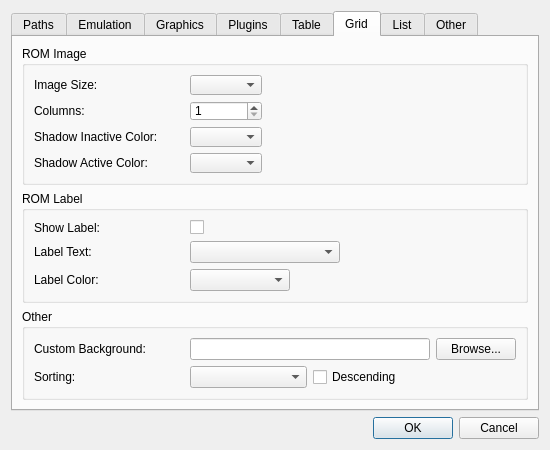
<?xml version="1.0" encoding="UTF-8"?>
<ui version="4.0">
 <class>SettingsDialog</class>
 <widget class="QDialog" name="SettingsDialog">
  <property name="geometry">
   <rect>
    <x>0</x>
    <y>0</y>
    <width>550</width>
    <height>450</height>
   </rect>
  </property>
  <property name="minimumSize">
   <size>
    <width>550</width>
    <height>450</height>
   </size>
  </property>
  <property name="windowTitle">
   <string>Settings</string>
  </property>
  <layout class="QGridLayout" name="gridLayout_3">
   <item row="3" column="0">
    <widget class="QDialogButtonBox" name="buttonBox">
     <property name="orientation">
      <enum>Qt::Horizontal</enum>
     </property>
     <property name="standardButtons">
      <set>QDialogButtonBox::Cancel|QDialogButtonBox::Ok</set>
     </property>
    </widget>
   </item>
   <item row="1" column="0">
    <widget class="QTabWidget" name="tabWidget">
     <property name="tabShape">
      <enum>QTabWidget::Rounded</enum>
     </property>
     <property name="currentIndex">
      <number>5</number>
     </property>
     <widget class="QWidget" name="pathsWidget">
      <attribute name="title">
       <string>Paths</string>
      </attribute>
      <layout class="QGridLayout" name="gridLayout">
       <item row="0" column="0">
        <layout class="QGridLayout" name="pathsLayout">
         <item row="0" column="1">
          <widget class="QLineEdit" name="mupen64Path"/>
         </item>
         <item row="0" column="2">
          <widget class="QPushButton" name="mupen64Button">
           <property name="text">
            <string>Browse...</string>
           </property>
          </widget>
         </item>
         <item row="3" column="2">
          <widget class="QPushButton" name="dataButton">
           <property name="text">
            <string>Browse...</string>
           </property>
          </widget>
         </item>
         <item row="1" column="1">
          <widget class="QLineEdit" name="romPath"/>
         </item>
         <item row="1" column="2">
          <widget class="QPushButton" name="romButton">
           <property name="text">
            <string>Browse...</string>
           </property>
          </widget>
         </item>
         <item row="3" column="0">
          <widget class="QLabel" name="dataPathLabel">
           <property name="text">
            <string>Data directory:</string>
           </property>
          </widget>
         </item>
         <item row="3" column="1">
          <widget class="QLineEdit" name="dataPath"/>
         </item>
         <item row="2" column="0">
          <widget class="QLabel" name="pluginPathLabel">
           <property name="text">
            <string>Plugins directory:</string>
           </property>
          </widget>
         </item>
         <item row="2" column="2">
          <widget class="QPushButton" name="pluginButton">
           <property name="text">
            <string>Browse...</string>
           </property>
          </widget>
         </item>
         <item row="0" column="0">
          <widget class="QLabel" name="mupen64PathLabel">
           <property name="text">
            <string>Mupen64Plus executable: </string>
           </property>
          </widget>
         </item>
         <item row="1" column="0">
          <widget class="QLabel" name="romPathLabel">
           <property name="text">
            <string>ROM directory</string>
           </property>
          </widget>
         </item>
         <item row="2" column="1">
          <widget class="QLineEdit" name="pluginPath"/>
         </item>
         <item row="4" column="2">
          <widget class="QPushButton" name="configButton">
           <property name="text">
            <string>Browse...</string>
           </property>
          </widget>
         </item>
         <item row="4" column="1">
          <widget class="QLineEdit" name="configPath"/>
         </item>
         <item row="4" column="0">
          <widget class="QLabel" name="configPathLabel">
           <property name="text">
            <string>Config directory:</string>
           </property>
          </widget>
         </item>
        </layout>
       </item>
       <item row="1" column="0">
        <spacer name="pathsSpacer">
         <property name="orientation">
          <enum>Qt::Vertical</enum>
         </property>
         <property name="sizeHint" stdset="0">
          <size>
           <width>20</width>
           <height>40</height>
          </size>
         </property>
        </spacer>
       </item>
      </layout>
     </widget>
     <widget class="QWidget" name="emulationWidget">
      <attribute name="title">
       <string>Emulation</string>
      </attribute>
      <layout class="QGridLayout" name="gridLayout_6">
       <item row="0" column="0">
        <layout class="QGridLayout" name="emulationLayout">
         <property name="topMargin">
          <number>10</number>
         </property>
         <item row="1" column="0">
          <widget class="QRadioButton" name="cachedButton">
           <property name="text">
            <string>Cached Interpreter</string>
           </property>
          </widget>
         </item>
         <item row="0" column="0">
          <widget class="QRadioButton" name="pureButton">
           <property name="text">
            <string>Pure Interpreter</string>
           </property>
          </widget>
         </item>
         <item row="2" column="0">
          <widget class="QRadioButton" name="dynamicButton">
           <property name="text">
            <string>Dynamic Recompiler</string>
           </property>
          </widget>
         </item>
        </layout>
       </item>
       <item row="1" column="0">
        <spacer name="verticalSpacer">
         <property name="orientation">
          <enum>Qt::Vertical</enum>
         </property>
         <property name="sizeHint" stdset="0">
          <size>
           <width>20</width>
           <height>40</height>
          </size>
         </property>
        </spacer>
       </item>
       <item row="0" column="1">
        <spacer name="horizontalSpacer">
         <property name="orientation">
          <enum>Qt::Horizontal</enum>
         </property>
         <property name="sizeHint" stdset="0">
          <size>
           <width>40</width>
           <height>20</height>
          </size>
         </property>
        </spacer>
       </item>
      </layout>
     </widget>
     <widget class="QWidget" name="graphicsWidget">
      <attribute name="title">
       <string>Graphics</string>
      </attribute>
      <layout class="QGridLayout" name="gridLayout_10">
       <item row="0" column="0">
        <layout class="QGridLayout" name="graphicsLayout" columnminimumwidth="150,0">
         <property name="topMargin">
          <number>0</number>
         </property>
         <item row="0" column="0">
          <widget class="QLabel" name="osdLabel">
           <property name="text">
            <string>On Screen Display:</string>
           </property>
          </widget>
         </item>
         <item row="1" column="0">
          <widget class="QLabel" name="fullscreenLabel">
           <property name="text">
            <string>Fullscreen:</string>
           </property>
          </widget>
         </item>
         <item row="2" column="0">
          <widget class="QLabel" name="resolutionLabel">
           <property name="text">
            <string>Resolution:</string>
           </property>
          </widget>
         </item>
         <item row="0" column="1">
          <widget class="QCheckBox" name="osdOption">
           <property name="text">
            <string/>
           </property>
          </widget>
         </item>
         <item row="1" column="1">
          <widget class="QCheckBox" name="fullscreenOption">
           <property name="text">
            <string/>
           </property>
          </widget>
         </item>
         <item row="2" column="1">
          <widget class="QComboBox" name="resolutionBox">
           <property name="maximumSize">
            <size>
             <width>100</width>
             <height>16777215</height>
            </size>
           </property>
          </widget>
         </item>
        </layout>
       </item>
       <item row="1" column="0">
        <spacer name="graphicsVSpacer">
         <property name="orientation">
          <enum>Qt::Vertical</enum>
         </property>
         <property name="sizeHint" stdset="0">
          <size>
           <width>20</width>
           <height>40</height>
          </size>
         </property>
        </spacer>
       </item>
       <item row="0" column="1">
        <spacer name="graphicsHSpacer">
         <property name="orientation">
          <enum>Qt::Horizontal</enum>
         </property>
         <property name="sizeHint" stdset="0">
          <size>
           <width>40</width>
           <height>20</height>
          </size>
         </property>
        </spacer>
       </item>
      </layout>
     </widget>
     <widget class="QWidget" name="pluginsWidget">
      <attribute name="title">
       <string>Plugins</string>
      </attribute>
      <layout class="QGridLayout" name="gridLayout_12">
       <item row="0" column="0">
        <layout class="QGridLayout" name="pluginsLayout" columnstretch="0,1" columnminimumwidth="100,0">
         <item row="0" column="0">
          <widget class="QLabel" name="videoLabel">
           <property name="text">
            <string>Video Plugin:</string>
           </property>
          </widget>
         </item>
         <item row="1" column="0">
          <widget class="QLabel" name="audioLabel">
           <property name="text">
            <string>Audio Plugin:</string>
           </property>
          </widget>
         </item>
         <item row="2" column="0">
          <widget class="QLabel" name="inputLabel">
           <property name="text">
            <string>Input Plugin:</string>
           </property>
          </widget>
         </item>
         <item row="3" column="0">
          <widget class="QLabel" name="rspLabel">
           <property name="text">
            <string>RSP Plugin:</string>
           </property>
          </widget>
         </item>
         <item row="0" column="1">
          <widget class="QComboBox" name="videoBox"/>
         </item>
         <item row="1" column="1">
          <widget class="QComboBox" name="audioBox"/>
         </item>
         <item row="2" column="1">
          <widget class="QComboBox" name="inputBox"/>
         </item>
         <item row="3" column="1">
          <widget class="QComboBox" name="rspBox"/>
         </item>
        </layout>
       </item>
       <item row="1" column="0">
        <spacer name="pluginsVSpacer">
         <property name="orientation">
          <enum>Qt::Vertical</enum>
         </property>
         <property name="sizeHint" stdset="0">
          <size>
           <width>20</width>
           <height>40</height>
          </size>
         </property>
        </spacer>
       </item>
      </layout>
     </widget>
     <widget class="QWidget" name="tableWidget">
      <attribute name="title">
       <string>Table</string>
      </attribute>
      <layout class="QGridLayout" name="gridLayout_8">
       <item row="0" column="1">
        <layout class="QGridLayout" name="tableViewLayout">
         <property name="leftMargin">
          <number>20</number>
         </property>
         <property name="topMargin">
          <number>0</number>
         </property>
         <item row="2" column="0">
          <widget class="QLabel" name="tableSizeLabel">
           <property name="text">
            <string>Image:</string>
           </property>
          </widget>
         </item>
         <item row="2" column="1">
          <widget class="QComboBox" name="tableSizeBox"/>
         </item>
         <item row="1" column="3">
          <widget class="QListWidget" name="tableCurrentList">
           <property name="minimumSize">
            <size>
             <width>160</width>
             <height>250</height>
            </size>
           </property>
           <property name="maximumSize">
            <size>
             <width>160</width>
             <height>300</height>
            </size>
           </property>
          </widget>
         </item>
         <item row="1" column="4">
          <widget class="QWidget" name="tableSortWidget" native="true">
           <property name="maximumSize">
            <size>
             <width>16777215</width>
             <height>80</height>
            </size>
           </property>
           <layout class="QGridLayout" name="gridLayout_5">
            <item row="0" column="0">
             <layout class="QVBoxLayout" name="tableSortLayout" stretch="0,0">
              <item>
               <widget class="QToolButton" name="tableSortDownButton">
                <property name="text">
                 <string>...</string>
                </property>
                <property name="arrowType">
                 <enum>Qt::UpArrow</enum>
                </property>
               </widget>
              </item>
              <item>
               <widget class="QToolButton" name="tableSortUpButton">
                <property name="text">
                 <string>...</string>
                </property>
                <property name="arrowType">
                 <enum>Qt::DownArrow</enum>
                </property>
               </widget>
              </item>
             </layout>
            </item>
           </layout>
          </widget>
         </item>
         <item row="1" column="0" colspan="2">
          <widget class="QListWidget" name="tableAvailableList">
           <property name="minimumSize">
            <size>
             <width>160</width>
             <height>250</height>
            </size>
           </property>
           <property name="maximumSize">
            <size>
             <width>160</width>
             <height>300</height>
            </size>
           </property>
          </widget>
         </item>
         <item row="1" column="2">
          <widget class="QWidget" name="tableToggleWidget" native="true">
           <property name="maximumSize">
            <size>
             <width>16777215</width>
             <height>80</height>
            </size>
           </property>
           <layout class="QGridLayout" name="gridLayout_7">
            <item row="0" column="0">
             <layout class="QVBoxLayout" name="tableToggleLayout">
              <item>
               <widget class="QToolButton" name="tableAddButton">
                <property name="text">
                 <string>...</string>
                </property>
                <property name="arrowType">
                 <enum>Qt::RightArrow</enum>
                </property>
               </widget>
              </item>
              <item>
               <widget class="QToolButton" name="tableRemoveButton">
                <property name="text">
                 <string>...</string>
                </property>
                <property name="arrowType">
                 <enum>Qt::LeftArrow</enum>
                </property>
               </widget>
              </item>
             </layout>
            </item>
           </layout>
          </widget>
         </item>
         <item row="0" column="3">
          <widget class="QLabel" name="tableCurrentLabel">
           <property name="text">
            <string>Current Columns:</string>
           </property>
          </widget>
         </item>
         <item row="2" column="3">
          <widget class="QCheckBox" name="tableStretchOption">
           <property name="text">
            <string>Stretch First Column</string>
           </property>
          </widget>
         </item>
         <item row="0" column="0" colspan="2">
          <widget class="QLabel" name="tableAvailableLabel">
           <property name="text">
            <string>Available Columns:</string>
           </property>
          </widget>
         </item>
        </layout>
       </item>
       <item row="0" column="0">
        <spacer name="tableHSpacer1">
         <property name="orientation">
          <enum>Qt::Horizontal</enum>
         </property>
         <property name="sizeHint" stdset="0">
          <size>
           <width>40</width>
           <height>20</height>
          </size>
         </property>
        </spacer>
       </item>
       <item row="0" column="2">
        <spacer name="tableHSpacer2">
         <property name="orientation">
          <enum>Qt::Horizontal</enum>
         </property>
         <property name="sizeHint" stdset="0">
          <size>
           <width>40</width>
           <height>20</height>
          </size>
         </property>
        </spacer>
       </item>
       <item row="1" column="1">
        <spacer name="tableVSpacer">
         <property name="orientation">
          <enum>Qt::Vertical</enum>
         </property>
         <property name="sizeHint" stdset="0">
          <size>
           <width>20</width>
           <height>40</height>
          </size>
         </property>
        </spacer>
       </item>
      </layout>
     </widget>
     <widget class="QWidget" name="gridWidget">
      <attribute name="title">
       <string>Grid</string>
      </attribute>
      <layout class="QGridLayout" name="gridLayout7">
       <item row="1" column="0">
        <widget class="QGroupBox" name="gridText">
         <property name="title">
          <string>ROM Label</string>
         </property>
         <layout class="QGridLayout" name="gridLayout5">
          <item row="0" column="0">
           <layout class="QGridLayout" name="gridTextLayout" columnstretch="0,0" columnminimumwidth="150,0">
            <property name="sizeConstraint">
             <enum>QLayout::SetMinAndMaxSize</enum>
            </property>
            <item row="0" column="0">
             <widget class="QLabel" name="labelLabel">
              <property name="text">
               <string>Show Label:</string>
              </property>
             </widget>
            </item>
            <item row="1" column="1">
             <widget class="QComboBox" name="labelTextBox">
              <property name="minimumSize">
               <size>
                <width>150</width>
                <height>0</height>
               </size>
              </property>
              <property name="maximumSize">
               <size>
                <width>150</width>
                <height>16777215</height>
               </size>
              </property>
             </widget>
            </item>
            <item row="1" column="0">
             <widget class="QLabel" name="labelTextLabel">
              <property name="text">
               <string>Label Text:</string>
              </property>
             </widget>
            </item>
            <item row="0" column="1">
             <widget class="QCheckBox" name="labelOption">
              <property name="text">
               <string/>
              </property>
             </widget>
            </item>
            <item row="2" column="0">
             <widget class="QLabel" name="labelColorLabel">
              <property name="text">
               <string>Label Color:</string>
              </property>
             </widget>
            </item>
            <item row="2" column="1">
             <widget class="QComboBox" name="labelColorBox">
              <property name="maximumSize">
               <size>
                <width>100</width>
                <height>16777215</height>
               </size>
              </property>
             </widget>
            </item>
           </layout>
          </item>
          <item row="0" column="1">
           <spacer name="gridHSpacer2">
            <property name="orientation">
             <enum>Qt::Horizontal</enum>
            </property>
            <property name="sizeHint" stdset="0">
             <size>
              <width>40</width>
              <height>20</height>
             </size>
            </property>
           </spacer>
          </item>
         </layout>
        </widget>
       </item>
       <item row="2" column="0">
        <widget class="QGroupBox" name="groupBox">
         <property name="title">
          <string>Other</string>
         </property>
         <layout class="QGridLayout" name="gridLayout6">
          <item row="2" column="0">
           <layout class="QGridLayout" name="gridOtherLayout" columnstretch="0,1,1,0" columnminimumwidth="150,0,0,0">
            <item row="0" column="3">
             <widget class="QPushButton" name="backgroundButton">
              <property name="text">
               <string>Browse...</string>
              </property>
             </widget>
            </item>
            <item row="0" column="0">
             <widget class="QLabel" name="backgroundLabel">
              <property name="text">
               <string>Custom Background:</string>
              </property>
             </widget>
            </item>
            <item row="1" column="0">
             <widget class="QLabel" name="gridSortLabel">
              <property name="text">
               <string>Sorting:</string>
              </property>
             </widget>
            </item>
            <item row="0" column="1" colspan="2">
             <widget class="QLineEdit" name="backgroundPath"/>
            </item>
            <item row="1" column="2" colspan="2">
             <widget class="QCheckBox" name="gridDescendingOption">
              <property name="text">
               <string>Descending</string>
              </property>
             </widget>
            </item>
            <item row="1" column="1">
             <widget class="QComboBox" name="gridSortBox">
              <property name="maximumSize">
               <size>
                <width>150</width>
                <height>16777215</height>
               </size>
              </property>
             </widget>
            </item>
           </layout>
          </item>
         </layout>
        </widget>
       </item>
       <item row="0" column="0">
        <widget class="QGroupBox" name="gridImage">
         <property name="title">
          <string>ROM Image</string>
         </property>
         <layout class="QGridLayout" name="gridLayout4">
          <item row="0" column="1">
           <spacer name="gridHSpacer1">
            <property name="orientation">
             <enum>Qt::Horizontal</enum>
            </property>
            <property name="sizeHint" stdset="0">
             <size>
              <width>40</width>
              <height>20</height>
             </size>
            </property>
           </spacer>
          </item>
          <item row="0" column="0">
           <layout class="QGridLayout" name="gridImageLayout" rowstretch="0,0,0,0" columnstretch="0,0" columnminimumwidth="150,0">
            <property name="margin">
             <number>0</number>
            </property>
            <item row="2" column="0">
             <widget class="QLabel" name="shadowInactiveLabel">
              <property name="text">
               <string>Shadow Inactive Color:</string>
              </property>
             </widget>
            </item>
            <item row="3" column="0">
             <widget class="QLabel" name="shadowActiveLabel">
              <property name="text">
               <string>Shadow Active Color:</string>
              </property>
             </widget>
            </item>
            <item row="1" column="0">
             <widget class="QLabel" name="columnCountLabel">
              <property name="text">
               <string>Columns:</string>
              </property>
             </widget>
            </item>
            <item row="0" column="0">
             <widget class="QLabel" name="gridSizeLabel">
              <property name="text">
               <string>Image Size:</string>
              </property>
             </widget>
            </item>
            <item row="3" column="1">
             <widget class="QComboBox" name="shadowActiveBox">
              <property name="maximumSize">
               <size>
                <width>100</width>
                <height>16777215</height>
               </size>
              </property>
             </widget>
            </item>
            <item row="1" column="1">
             <widget class="QSpinBox" name="columnCountBox">
              <property name="maximumSize">
               <size>
                <width>100</width>
                <height>16777215</height>
               </size>
              </property>
              <property name="minimum">
               <number>1</number>
              </property>
              <property name="maximum">
               <number>20</number>
              </property>
             </widget>
            </item>
            <item row="0" column="1">
             <widget class="QComboBox" name="gridSizeBox">
              <property name="maximumSize">
               <size>
                <width>100</width>
                <height>16777215</height>
               </size>
              </property>
              <property name="editable">
               <bool>false</bool>
              </property>
             </widget>
            </item>
            <item row="2" column="1">
             <widget class="QComboBox" name="shadowInactiveBox">
              <property name="maximumSize">
               <size>
                <width>100</width>
                <height>16777215</height>
               </size>
              </property>
             </widget>
            </item>
           </layout>
          </item>
         </layout>
        </widget>
       </item>
       <item row="3" column="0">
        <spacer name="gridVSpacer">
         <property name="orientation">
          <enum>Qt::Vertical</enum>
         </property>
         <property name="sizeHint" stdset="0">
          <size>
           <width>20</width>
           <height>40</height>
          </size>
         </property>
        </spacer>
       </item>
      </layout>
     </widget>
     <widget class="QWidget" name="listWidget">
      <attribute name="title">
       <string>List</string>
      </attribute>
      <layout class="QGridLayout" name="gridLayout_30">
       <item row="0" column="2">
        <spacer name="listHSpacer2">
         <property name="orientation">
          <enum>Qt::Horizontal</enum>
         </property>
         <property name="sizeHint" stdset="0">
          <size>
           <width>40</width>
           <height>20</height>
          </size>
         </property>
        </spacer>
       </item>
       <item row="0" column="1">
        <layout class="QGridLayout" name="listViewLayout">
         <property name="leftMargin">
          <number>20</number>
         </property>
         <property name="topMargin">
          <number>0</number>
         </property>
         <item row="2" column="3">
          <widget class="QCheckBox" name="listHeaderOption">
           <property name="text">
            <string>First Item as Header</string>
           </property>
          </widget>
         </item>
         <item row="0" column="3">
          <widget class="QLabel" name="listCurrentLabel">
           <property name="text">
            <string>Current Items:</string>
           </property>
          </widget>
         </item>
         <item row="1" column="2">
          <widget class="QWidget" name="listToggleWidget" native="true">
           <property name="maximumSize">
            <size>
             <width>16777215</width>
             <height>80</height>
            </size>
           </property>
           <layout class="QGridLayout" name="gridLayout8">
            <item row="0" column="0">
             <layout class="QVBoxLayout" name="listToggleLayout">
              <item>
               <widget class="QToolButton" name="listAddButton">
                <property name="text">
                 <string>...</string>
                </property>
                <property name="arrowType">
                 <enum>Qt::RightArrow</enum>
                </property>
               </widget>
              </item>
              <item>
               <widget class="QToolButton" name="listRemoveButton">
                <property name="text">
                 <string>...</string>
                </property>
                <property name="arrowType">
                 <enum>Qt::LeftArrow</enum>
                </property>
               </widget>
              </item>
             </layout>
            </item>
           </layout>
          </widget>
         </item>
         <item row="1" column="0" colspan="2">
          <widget class="QListWidget" name="listAvailableList">
           <property name="maximumSize">
            <size>
             <width>160</width>
             <height>250</height>
            </size>
           </property>
          </widget>
         </item>
         <item row="1" column="4">
          <widget class="QWidget" name="listSortWidget" native="true">
           <property name="maximumSize">
            <size>
             <width>16777215</width>
             <height>80</height>
            </size>
           </property>
           <layout class="QGridLayout" name="gridLayout9">
            <item row="0" column="0">
             <layout class="QVBoxLayout" name="listSortLayout" stretch="0,0">
              <item>
               <widget class="QToolButton" name="listSortDownButton">
                <property name="text">
                 <string>...</string>
                </property>
                <property name="arrowType">
                 <enum>Qt::UpArrow</enum>
                </property>
               </widget>
              </item>
              <item>
               <widget class="QToolButton" name="listSortUpButton">
                <property name="text">
                 <string>...</string>
                </property>
                <property name="arrowType">
                 <enum>Qt::DownArrow</enum>
                </property>
               </widget>
              </item>
             </layout>
            </item>
           </layout>
          </widget>
         </item>
         <item row="1" column="3">
          <widget class="QListWidget" name="listCurrentList">
           <property name="maximumSize">
            <size>
             <width>160</width>
             <height>250</height>
            </size>
           </property>
          </widget>
         </item>
         <item row="0" column="0" colspan="2">
          <widget class="QLabel" name="listAvailableLabel">
           <property name="text">
            <string>Available Items:</string>
           </property>
          </widget>
         </item>
         <item row="3" column="1">
          <widget class="QComboBox" name="listSizeBox"/>
         </item>
         <item row="2" column="0" colspan="2">
          <widget class="QCheckBox" name="listCoverOption">
           <property name="text">
            <string>Display Cover Image</string>
           </property>
          </widget>
         </item>
         <item row="3" column="0">
          <widget class="QLabel" name="listSizeLabel">
           <property name="text">
            <string>Image Size:</string>
           </property>
          </widget>
         </item>
         <item row="4" column="3">
          <widget class="QCheckBox" name="listDescendingOption">
           <property name="text">
            <string>Descending</string>
           </property>
          </widget>
         </item>
         <item row="4" column="0">
          <widget class="QLabel" name="listSortLabel">
           <property name="text">
            <string>Sorting:</string>
           </property>
          </widget>
         </item>
         <item row="4" column="1" colspan="2">
          <widget class="QComboBox" name="listSortBox"/>
         </item>
        </layout>
       </item>
       <item row="0" column="0">
        <spacer name="listHSpacer1">
         <property name="orientation">
          <enum>Qt::Horizontal</enum>
         </property>
         <property name="sizeHint" stdset="0">
          <size>
           <width>40</width>
           <height>20</height>
          </size>
         </property>
        </spacer>
       </item>
       <item row="1" column="1">
        <spacer name="listVSpacer">
         <property name="orientation">
          <enum>Qt::Vertical</enum>
         </property>
         <property name="sizeHint" stdset="0">
          <size>
           <width>20</width>
           <height>40</height>
          </size>
         </property>
        </spacer>
       </item>
      </layout>
     </widget>
     <widget class="QWidget" name="otherWidget">
      <attribute name="title">
       <string>Other</string>
      </attribute>
      <layout class="QGridLayout" name="gridLayout_2">
       <item row="0" column="0">
        <layout class="QGridLayout" name="otherLayout" columnminimumwidth="100,0">
         <property name="leftMargin">
          <number>10</number>
         </property>
         <property name="topMargin">
          <number>10</number>
         </property>
         <item row="1" column="0">
          <widget class="QLabel" name="saveLabel">
           <property name="text">
            <string>Save Options:</string>
           </property>
          </widget>
         </item>
         <item row="1" column="1">
          <widget class="QCheckBox" name="saveOption">
           <property name="toolTip">
            <string extracomment="If checked, CEN64's output will be redirected to CEN64-Qt so you can view the VI/s or debug information."/>
           </property>
           <property name="text">
            <string/>
           </property>
          </widget>
         </item>
         <item row="0" column="0">
          <widget class="QLabel" name="downloadLabel">
           <property name="text">
            <string>Download Game Information (thegamesdb.net):</string>
           </property>
          </widget>
         </item>
         <item row="0" column="1">
          <widget class="QCheckBox" name="downloadOption">
           <property name="text">
            <string/>
           </property>
          </widget>
         </item>
        </layout>
       </item>
       <item row="1" column="0">
        <spacer name="otherVSpacer">
         <property name="orientation">
          <enum>Qt::Vertical</enum>
         </property>
         <property name="sizeHint" stdset="0">
          <size>
           <width>20</width>
           <height>40</height>
          </size>
         </property>
        </spacer>
       </item>
       <item row="0" column="1">
        <spacer name="otherHSpacer">
         <property name="orientation">
          <enum>Qt::Horizontal</enum>
         </property>
         <property name="sizeHint" stdset="0">
          <size>
           <width>40</width>
           <height>20</height>
          </size>
         </property>
        </spacer>
       </item>
      </layout>
     </widget>
    </widget>
   </item>
  </layout>
 </widget>
 <tabstops>
  <tabstop>buttonBox</tabstop>
  <tabstop>tabWidget</tabstop>
  <tabstop>mupen64Path</tabstop>
  <tabstop>romPath</tabstop>
  <tabstop>pluginPath</tabstop>
  <tabstop>dataPath</tabstop>
  <tabstop>configPath</tabstop>
  <tabstop>mupen64Button</tabstop>
  <tabstop>romButton</tabstop>
  <tabstop>pluginButton</tabstop>
  <tabstop>dataButton</tabstop>
  <tabstop>configButton</tabstop>
  <tabstop>pureButton</tabstop>
  <tabstop>cachedButton</tabstop>
  <tabstop>dynamicButton</tabstop>
  <tabstop>osdOption</tabstop>
  <tabstop>fullscreenOption</tabstop>
  <tabstop>resolutionBox</tabstop>
  <tabstop>videoBox</tabstop>
  <tabstop>audioBox</tabstop>
  <tabstop>inputBox</tabstop>
  <tabstop>rspBox</tabstop>
  <tabstop>saveOption</tabstop>
 </tabstops>
 <resources/>
 <connections/>
</ui>
